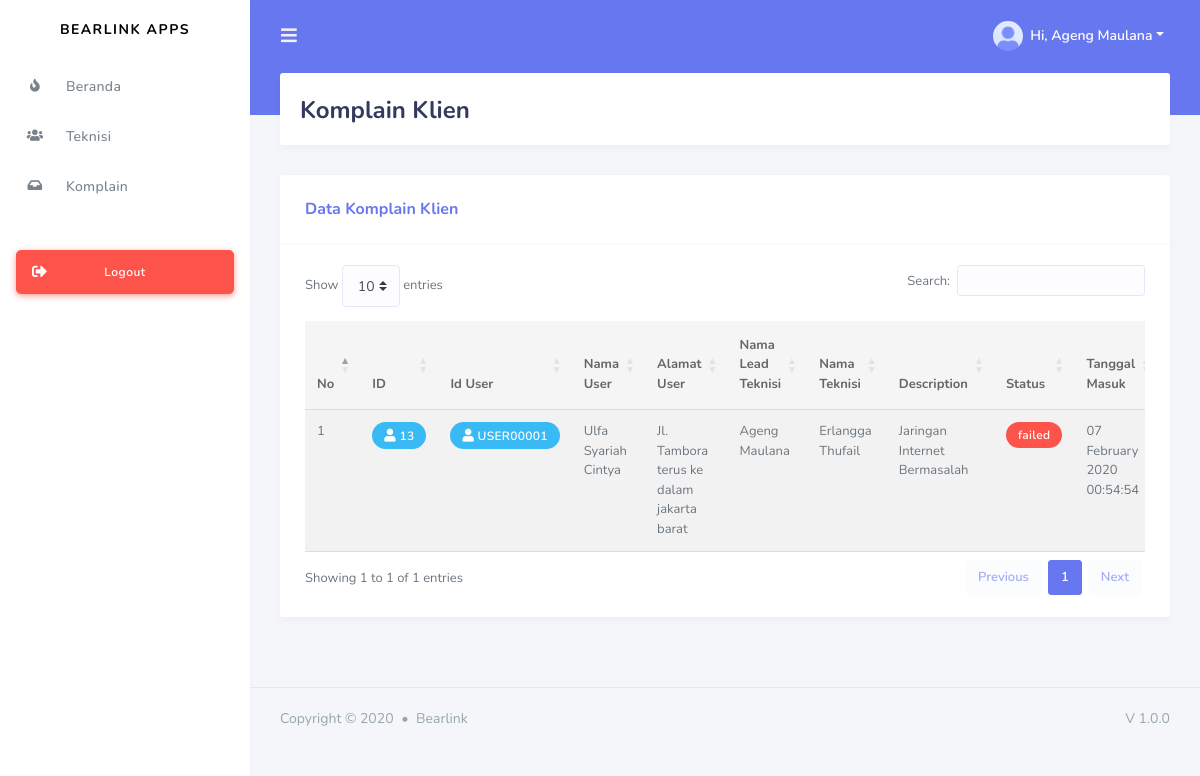
The app's page /index.php?page=complaint (signed in) with its own data.
### tables this page shows
CREATE TABLE `lead_technician` (
  `id` varchar(32) NOT NULL,
  `province_id` char(2) DEFAULT NULL,
  `regency_id` char(4) DEFAULT NULL,
  `district_id` char(7) DEFAULT NULL,
  `full_name` varchar(50) NOT NULL,
  `email` varchar(50) NOT NULL,
  `password` varchar(10) NOT NULL,
  `handphone` varchar(12) NOT NULL,
  `date_of_birth` date NOT NULL,
  `full_address` longtext NOT NULL,
  `status` enum('online','offline') DEFAULT NULL,
  `lat` decimal(10,8) DEFAULT NULL,
  `lng` decimal(11,8) DEFAULT NULL,
  `created_at` timestamp NULL DEFAULT NULL,
  `updated_at` timestamp NULL DEFAULT NULL,
  `deleted_at` timestamp NULL DEFAULT NULL
);

CREATE TABLE `complent_issue` (
  `id` int(10) UNSIGNED NOT NULL,
  `user_id` varchar(32) DEFAULT NULL,
  `lead_technician_id` varchar(32) DEFAULT NULL,
  `technician_id` varchar(32) DEFAULT NULL,
  `description` longtext NOT NULL,
  `status` enum('inprogress','failed','done') NOT NULL,
  `created_at` timestamp NULL DEFAULT NULL,
  `updated_at` timestamp NULL DEFAULT NULL,
  `deleted_at` timestamp NULL DEFAULT NULL
);

CREATE TABLE `users` (
  `id` varchar(32) NOT NULL,
  `province_id` char(2) DEFAULT NULL,
  `regency_id` char(4) DEFAULT NULL,
  `district_id` char(7) DEFAULT NULL,
  `full_name` varchar(100) NOT NULL,
  `email` varchar(191) NOT NULL,
  `password` varchar(80) NOT NULL,
  `handphone` varchar(12) NOT NULL,
  `date_of_birth` date NOT NULL,
  `full_address` longtext NOT NULL,
  `lat` decimal(10,8) DEFAULT NULL,
  `lng` decimal(11,8) DEFAULT NULL,
  `created_at` timestamp NULL DEFAULT NULL,
  `updated_at` timestamp NULL DEFAULT NULL,
  `deleted_at` timestamp NULL DEFAULT NULL
);

CREATE TABLE `technician` (
  `id` varchar(32) NOT NULL,
  `province_id` char(2) DEFAULT NULL,
  `regency_id` char(4) DEFAULT NULL,
  `district_id` char(7) DEFAULT NULL,
  `lead_technician_id` varchar(32) DEFAULT NULL,
  `full_name` varchar(50) NOT NULL,
  `email` varchar(191) NOT NULL,
  `password` varchar(80) NOT NULL,
  `handphone` varchar(12) DEFAULT NULL,
  `date_of_birth` date NOT NULL,
  `full_address` longtext NOT NULL,
  `status` enum('online','offline') DEFAULT NULL,
  `lat` decimal(10,8) DEFAULT NULL,
  `lng` decimal(11,8) DEFAULT NULL,
  `created_at` timestamp NULL DEFAULT NULL,
  `updated_at` timestamp NULL DEFAULT NULL,
  `deleted_at` timestamp NULL DEFAULT NULL
);

### page/lead/complaint/complaint.php (the view, shortened to what this page needs)
<div class="main-content">
    <section class="section">
        <div class="section-header">
            <h1>Komplain Klien</h1>
        </div>
        <div class="row">
            <div class="col-lg-12 col-md-12 col-12 col-sm-12">
                <div class="card">
                    <div class="card-header">
                        <h4>Data Komplain Klien</h4>
                    </div>
                    <div class="card-body">
                        <div class="table-responsive">
                            <table id="example" class="table table-striped">
                                <thead>
                                    <tr>
                                        <th>No</th>
                                        <th>ID</th>
                                        <th>Id User</th>
                                        <th>Nama User</th>
                                        <th>Alamat User</th>
                                        <th>Nama Lead Teknisi</th>
                                        <th>Nama Teknisi</th>
                                        <th>Description</th>
                                        <th>Status</th>
                                        <th>Tanggal Masuk</th>
                                    </tr>
                                </thead>
                                <tbody>
                                <?php
                                $no = 1;
                                $q = mysqli_query($conn, "SELECT * FROM complent_issue
                                                        JOIN users ON complent_issue.user_id=users.id") or die (mysqli_error($conn));
                                while($data=mysqli_fetch_array($q)){
                                ?>
                                    <tr>
                                        <td><?= $no ?></td>
                                        <td>
                                            <div class="badge badge-info"><i class="fas fa-user"></i> <?= $data[0] ?></div>
                                        </td>
                                        <td><div class="badge badge-info"><i class="fas fa-user"></i> <?= $data['user_id'] ?></div></td>
                                        <td><?= getDataUser($data['user_id']) ?></td>
                                        <td><?= $data['full_address'] ?></th>
                                        <td><?= getDataLead($data['lead_technician_id']) ?></td>
                                        <td><?= getDataTech($data['technician_id']) ?></td>
                                        <td><?= $data['description'] ?></td>
                                        <td><?= getStatus($data['status']) ?></td>
                                        <td><?= dateFormat($data[6]) ?></td>
                                    </tr>
                                <?php $no++; } ?>
                            </table>
                        </div>
                    </div>
                </div>
            </div>
        </div>
    </section>
</div>
<footer class="main-footer">
    <div class="footer-left">
        Copyright &copy; 2020 <div class="bullet"></div> Bearlink
    </div>
    <div class="footer-right">
        V 1.0.0
    </div>
</footer>
</div>
</div>

### header.php (shortened to what this page needs)
<div class="navbar-bg"></div>
<nav class="navbar navbar-expand-lg main-navbar">
<form class="form-inline mr-auto">
    <ul class="navbar-nav mr-3">
    <li><a href="#" data-toggle="sidebar" class="nav-link nav-link-lg"><i class="fas fa-bars"></i></a></li>
    </ul>
</form>
<ul class="navbar-nav navbar-right">
    <li class="dropdown"><a href="#" data-toggle="dropdown" class="nav-link dropdown-toggle nav-link-lg nav-link-user">
    <img alt="image" src="assets/img/avatar/avatar-1.png" class="rounded-circle mr-1">
    <div class="d-sm-none d-lg-inline-block">Hi, <?= $auth['full_name'] ?></div></a>
    </li>
</ul>
</nav>

### service.php (shortened to what this page needs)
<?php
    $role = $_SESSION['role'];
    $email = $_SESSION['email'];
    switch($role){
        case 3:
            $sql = mysqli_query($conn, "SELECT * from lead_technician WHERE email='$email'");
            $auth = mysqli_fetch_array($sql);
        break;
    }
    function getStatus($params) {
        $tmp = '';
        switch($params) {
            case 'failed':
                $tmp = '<div class="badge badge-danger">failed</div>';
            break;
        }
        return $tmp;
    }
    function getDataUser($params) {
        $tmp = '';
        if (!empty($params)) {
            include './lib/koneksi.php';
            $q = mysqli_query($conn, "SELECT * FROM users WHERE id='$params'");
            $data = mysqli_fetch_array($q);
            $tmp = $data['full_name'];
        } else {
            $tmp = '<div class="badge badge-danger">data belum ada</div>';
        }
        return $tmp;
    }
    function getDataLead($params) {
        $tmp = '';
        if (!empty($params)) {
            include './lib/koneksi.php';
            $q = mysqli_query($conn, "SELECT * FROM lead_technician WHERE id='$params'");
            $data = mysqli_fetch_array($q);
            $tmp = $data['full_name'];
        } else {
            $tmp = '<div class="badge badge-danger">data belum ada</div>';
        }
        return $tmp;
    }
    function getDataTech($params) {
        $tmp = '';
        if (!empty($params)) {
            include './lib/koneksi.php';
            $q = mysqli_query($conn, "SELECT * FROM technician WHERE id='$params'");
            $data = mysqli_fetch_array($q);
            $tmp = $data['full_name'];
        } else {
            $tmp = '<div class="badge badge-danger">data belum ada</div>';
        }
        return $tmp;
    }
    function dateFormat($params) {
        return date('d F Y H:i:s', strtotime($params));
    }
?>

### records on screen
lead_technician: full_name "Ageng Maulana"
complent_issue: id "13", user "USER00001", user.full_name "Ulfa Syariah Cintya", user.full_address "Jl. Tambora terus ke dalam jakarta barat", lead_technician.full_name "Ageng Maulana", technician.full_name "Erlangga Thufail", description "Jaringan Internet Bermasalah", status "failed", created_at "07 February 2020 00:54:54"
